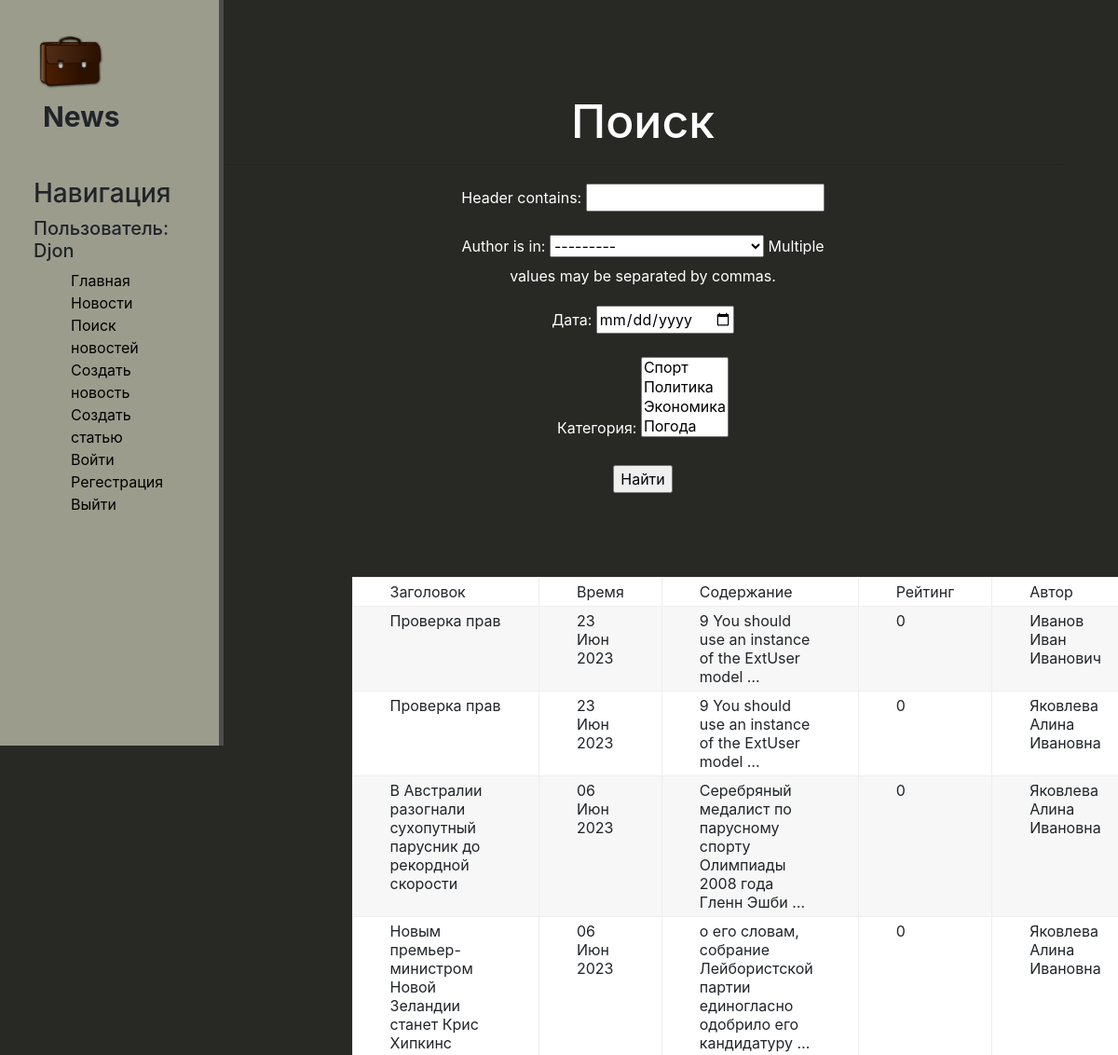
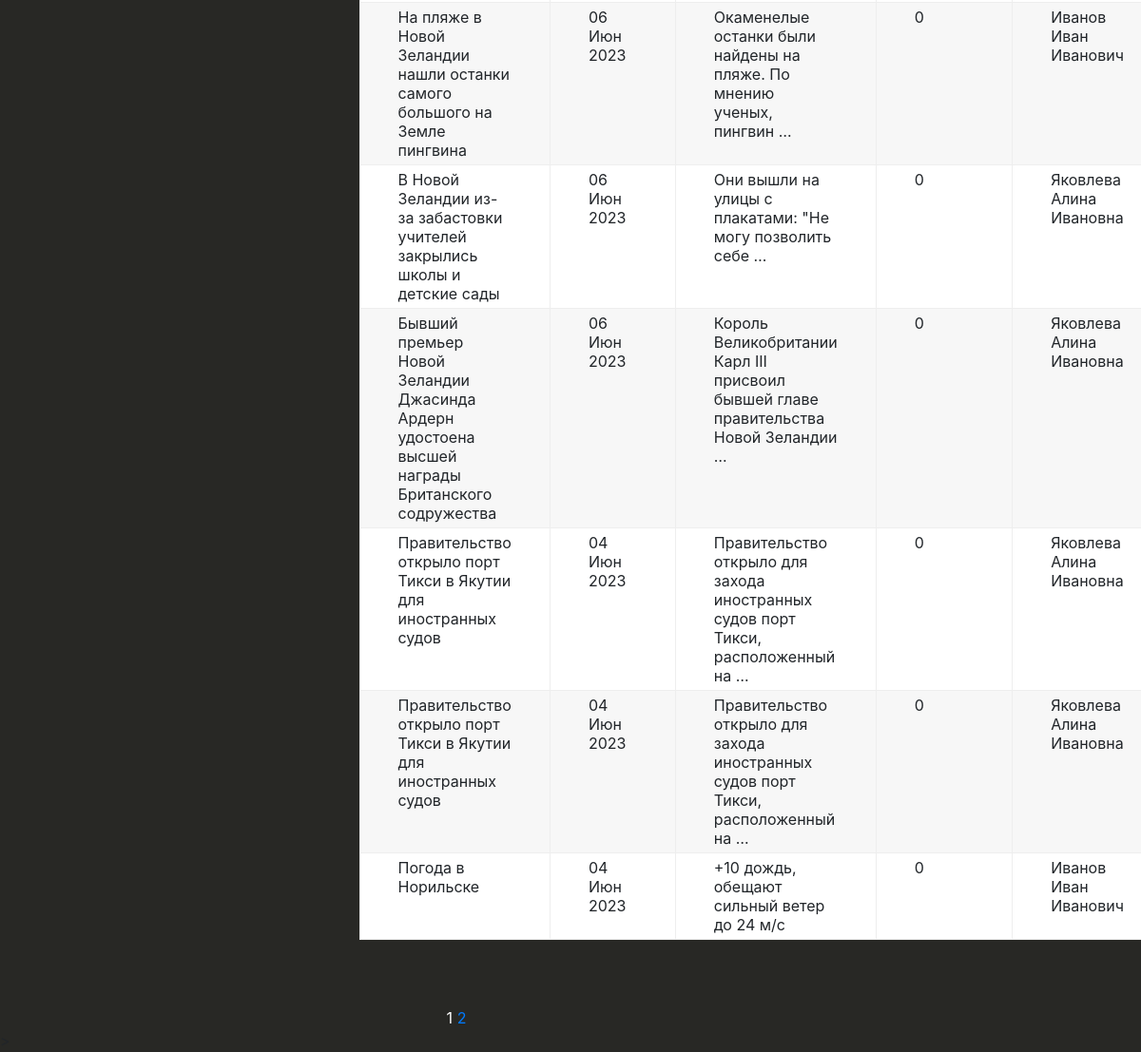
/news/search (signed in), run on the app's committed database (2 pictures, top to bottom).
### news/models.py (models this page shows, shortened)
class Post(models.Model):
    author = models.ForeignKey(Author, on_delete=models.CASCADE)
    type = models.CharField(max_length=2, choices=TYPES, default=news_)
    time_in = models.DateTimeField(auto_now_add=True)
    category = models.ManyToManyField('Category', through='PostCategory')
    header = models.CharField(max_length=255)
    content = models.TextField(default="...")
    rating = models.IntegerField(default=0)

class Author(models.Model):
    full_name = models.CharField(max_length=100)
    user = models.OneToOneField(User, on_delete=models.CASCADE, primary_key=True)
    rating = models.IntegerField(default=0)
    def __str__(self):
        return self.full_name.title()

### news/views.py (the view)
# urls.py: path('news/search', PostSearch.as_view(), name='search'),
class PostSearch(ListView):
    model = Post
    ordering = '-time_in'
    template_name = 'flatpages/news/search.html'
    context_object_name = 'news'
    paginate_by = 10
    def get_queryset(self):
        queryset = super().get_queryset()
        self.filterset = PostFilter(self.request.GET, queryset)
        return self.filterset.qs
    def get_context_data(self, **kwargs):
        context = super().get_context_data(**kwargs)
        context['filterset'] = self.filterset
        return context

### news/models.py (called while the page is built)
    def __str__(self):
        return self.name.title()

### news/templatetags/custom_censor.py (called while the page is built)
def censor(value):
    bad_words = ['Редиска', 'Карнаухов']
    for word in bad_words:
        value = value.replace(word, word[0] + '*' * len(word))
    return value

### news/templatetags/custom_tags.py (called while the page is built)
@register.simple_tag(takes_context=True)
def url_replace(context, **kwargs):
   d = context['request'].GET.copy()
   for k, v in kwargs.items():
       d[k] = v
   return d.urlencode()

### news/templates/flatpages/news/search.html (shortened to what this page needs)
{% extends 'flatpages/news/default.html'%}
{% load custom_censor %}
{% load custom_tags %}
{% block content %}
<div class="features">
       <h1> Поиск  </h1>
       <hr>
      <form action="" method="get">
       {{ filterset.form.as_p }}
        <input type="submit" value="Найти" />
    </form>
       <div class="table">
   <p>{% if news %}
       <table>
           <tr>
               <td>Заголовок</td>
               <td>Время</td>
               <td>Содержание</td>
               <td>Рейтинг</td>
               <td>Автор</td>
           </tr>
           {% for post in news %}
           <tr>
               <td>{{ post.header | censor}}</td>
               <td>{{ post.time_in | date:'d M Y' }}</td>
               <td>{{ post.content|truncatewords:10 }}</td>
               <td>{{ post.rating }}</td>
               <td>{{ post.author.full_name }}</td>
           {% endfor %}
       </table>
       </div>
   {% else %}
       <h2>Новостей нет!</h2>
   {% endif %}
   </div>
   <div class="pagin">
   {{ page_obj.number }}
       {% if page_obj.has_next %}
       <a href="?{% url_replace page=page_obj.next_page_number %}">{{ page_obj.next_page_number }}</a>
   {% endif %}
   </div>>
{% endblock %}

### news/templates/flatpages/news/default.html (shortened to what this page needs)
{% load static %}
<html lang="en">
 <head>
    <link rel="stylesheet" href="https://stackpath.bootstrapcdn.com/bootstrap/4.1.3/css/bootstrap.min.css">
    <link rel="stylesheet" href="{% static 'news/css/news.css' %}">
</head>
<body>
     <aside>
         <img src="{% static 'news/img/briefcase.svg' %}" alt="">
         <span class="logo">News</span>
         <h3>Навигация</h3>
         <h5> Пользователь: {{request.user.username}}</h5>
         <ul>
            <a href="{% url 'home' %}"><li></i> Главная</li></a>
            <a href="{% url 'news' %}"><li>Новости</li></a>
            <a href="{% url 'search' %}"><li>Поиск новостей</li></a>
            <a href="{% url 'post_create' %}"><li>Создать новость</li></a>
            <a href="{% url 'article_create' %}"><li>Создать статью</li></a>
            <a href="{% url 'login' %}"><li>Войти</li></a>
            <a href="{% url 'signup' %}"><li>Регестрация</li></a>
            <a href="{% url 'logout' %}"><li>Выйти</li></a>
         </ul>
     </aside>
     <main>
        {% block content %}
        {% endblock %}
     </main>
</body>
</html>

### news/static/news/css/news.css (style rules this page uses)
body { background: #282825; }
aside { float: left; background: #9c9c8d; width: 20%; padding:3%; border-right: 5px solid #4d4d4d; height: 100vh; }
aside img { width: 80px; float:left; }
aside .logo { font-size:30px; margin-left: 10px; font-weight: bold; position: relative; top: +7px; }
aside h3 { margin-top: 50px; font-size: 28px; }
aside ul { list-style: none }
aside ul li { color: #000000; display: block; margin-to: 20px; transition: transform .6s ease; }
main .features { float: left; color: #fff; margin-top: 100px; text-align: center; width: 75%; }
main .features h1 { font-size: 50px; }
main .features p { max-width: 400px; margin: 20px auto; }
.table { border: 0px solid #eee; table-layout: fixed; width: 75%; margin-bottom: 70px; margin-top: 90px; }
.table td { padding: 5px 40px; border: 1px solid #eee; text-align: left; }
.table tbody tr:nth-child(odd) { background: #fff; }
.table tbody tr:nth-child(even) { background: #F7F7F7; }
.pagin { color: #fff; width: 80%; text-align: center; margin-to: 20px; transition: transform .6s ease; }

### data on the page
Post: header|censor "Проверка прав", time_in "23 Июн 2023", content "9 You should use an instance of the ExtUser model …", rating "0", author.full_name "Иванов Иван Иванович"
Post: header|censor "Проверка прав", time_in "23 Июн 2023", content "9 You should use an instance of the ExtUser model …", rating "0", author.full_name "Яковлева Алина Ивановна"
Post: header|censor "В Австралии разогнали сухопутный парусник до рекордной скорости", time_in "06 Июн 2023", content "Серебряный медалист по парусному спорту Олимпиады 2008 года Гленн Эшби …", rating "0", author.full_name "Яковлева Алина Ивановна"
Post: header|censor "Новым премьер-министром Новой Зеландии станет Крис Хипкинс", time_in "06 Июн 2023", content "о его словам, собрание Лейбористской партии единогласно одобрило его кандидатуру …", rating "0", author.full_name "Яковлева Алина Ивановна"
Post: header|censor "На пляже в Новой Зеландии нашли останки самого большого на Земле пингвина", time_in "06 Июн 2023", content "Окаменелые останки были найдены на пляже. По мнению ученых, пингвин …", rating "0", author.full_name "Иванов Иван Иванович"
Post: header|censor "В Новой Зеландии из-за забастовки учителей закрылись школы и детские сады", time_in "06 Июн 2023", content "Они вышли на улицы с плакатами: \"Не могу позволить себе …", rating "0", author.full_name "Яковлева Алина Ивановна"
Post: header|censor "Бывший премьер Новой Зеландии Джасинда Ардерн удостоена высшей награды Британского содружества", time_in "06 Июн 2023", content "Король Великобритании Карл III присвоил бывшей главе правительства Новой Зеландии …", rating "0", author.full_name "Яковлева Алина Ивановна"
Post: header|censor "Правительство открыло порт Тикси в Якутии для иностранных судов", time_in "04 Июн 2023", content "Правительство открыло для захода иностранных судов порт Тикси, расположенный на …", rating "0", author.full_name "Яковлева Алина Ивановна"
Post: header|censor "Правительство открыло порт Тикси в Якутии для иностранных судов", time_in "04 Июн 2023", content "Правительство открыло для захода иностранных судов порт Тикси, расположенный на …", rating "0", author.full_name "Яковлева Алина Ивановна"
Post: header|censor "Погода в Норильске", time_in "04 Июн 2023", content "+10 дождь, обещают сильный ветер до 24 м/с", rating "0", author.full_name "Иванов Иван Иванович"

### other printed values
{{ request.user.username }} "Djon"
{{ page_obj.number }} "1"
{{ page_obj.next_page_number }} "2"
